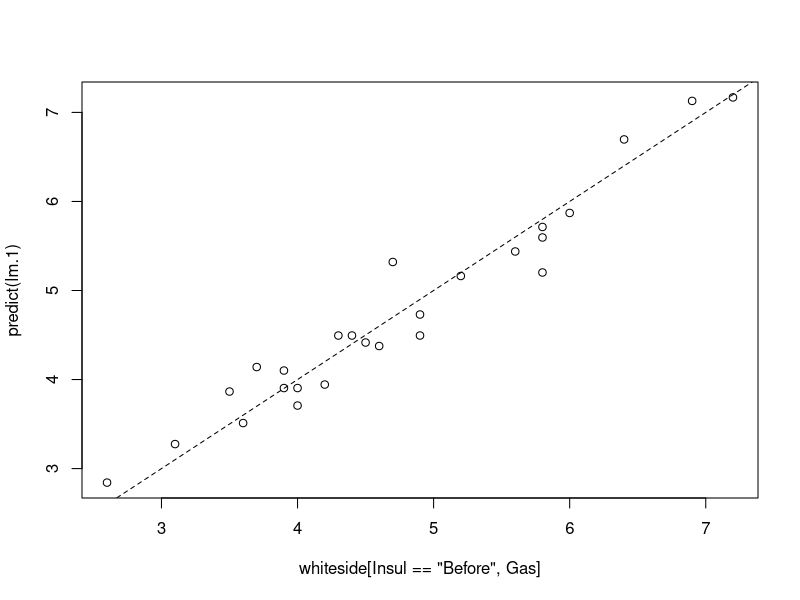
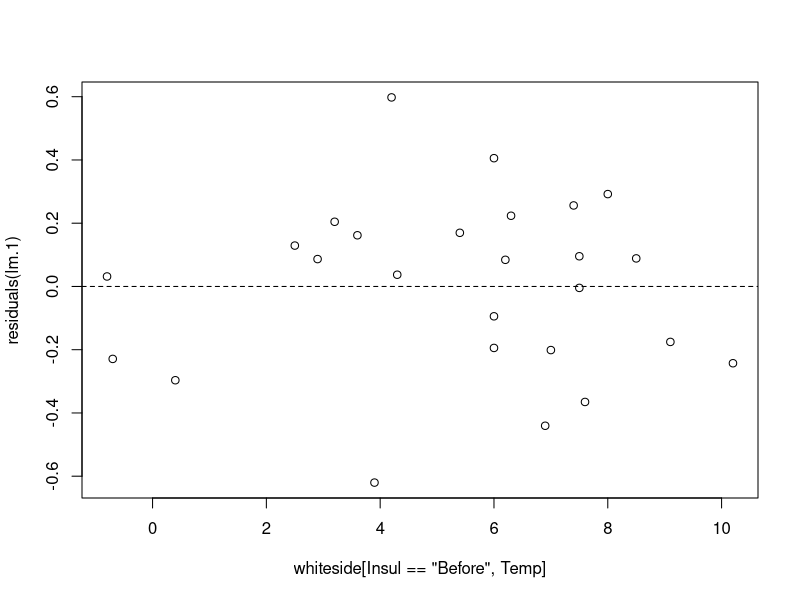
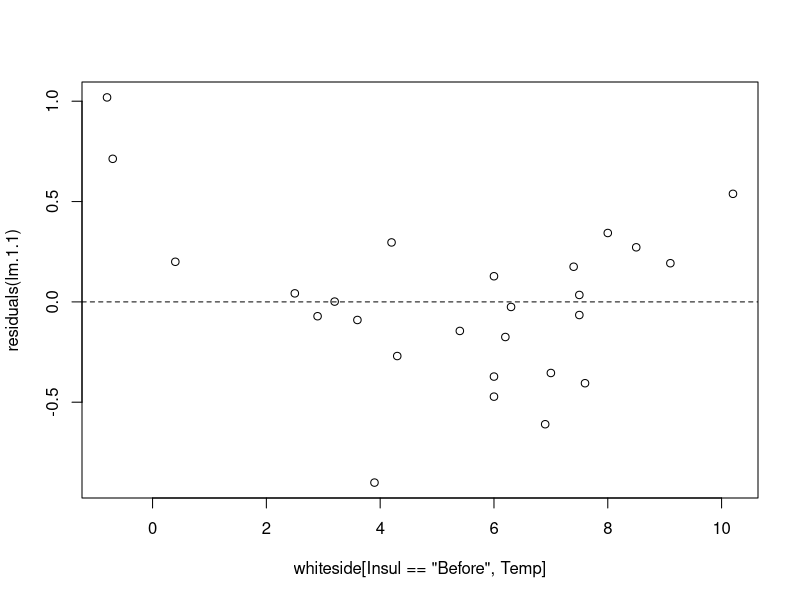
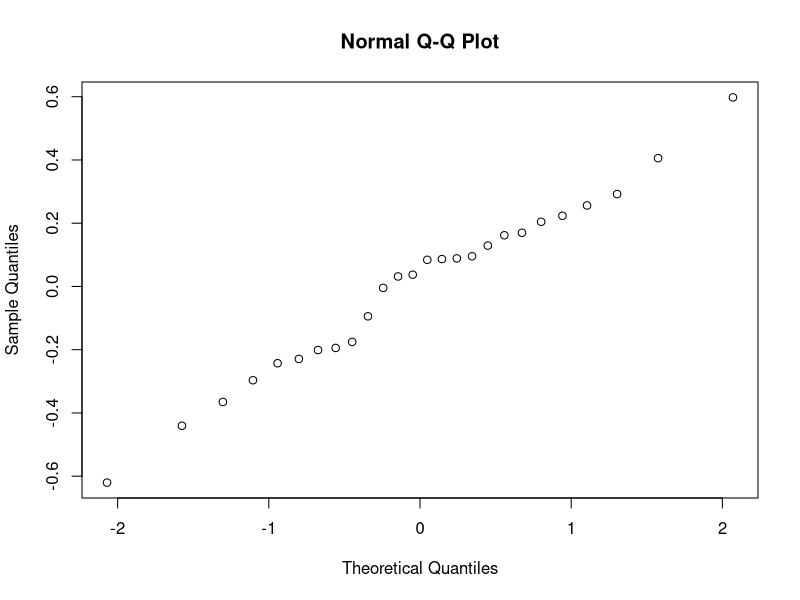
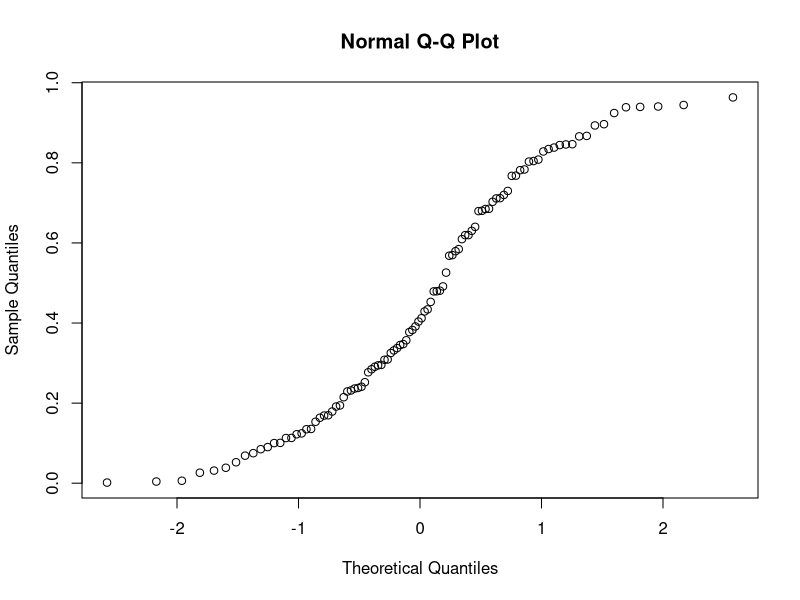
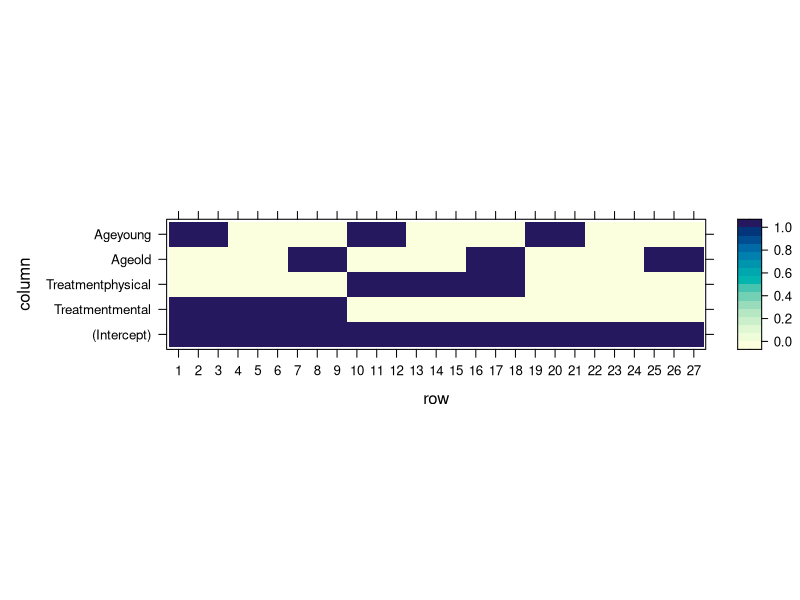

These charts were generated, in order, by the following R code:
## ---- chunk 1
library(MASS) # load the package
library(data.table) # for some data manipulations
data(whiteside) # load the data
head(whiteside) # inspect the data
## ---- chunk 2
library(data.table)
whiteside <- data.table(whiteside)
lm.1 <- lm(Gas~Temp, data=whiteside[Insul=='Before']) # OLS estimation 
## ---- chunk 3
class(lm.1)
## ---- chunk 4
str(lm.1)
## ---- chunk 5
coef(lm.1)
## ---- chunk 6
# Gas predictions (b0+b1*temperature) vs. actual Gas measurements, ideal slope should be 1.
plot(predict(lm.1)~whiteside[Insul=='Before',Gas])
# plots identity line (slope 1), lty=Line Type, 2 means dashed line.
abline(0,1, lty=2)
## ---- chunk 7
library(magrittr)
R2 <- function(y, y.hat){
  numerator <- (y-y.hat)^2 %>% sum
  denominator <- (y-mean(y))^2 %>% sum
  1-numerator/denominator
}
R2(y=whiteside[Insul=='Before',Gas], y.hat=predict(lm.1))
## ---- chunk 8
summary(lm.1)
## ---- chunk 9
plot(residuals(lm.1)~whiteside[Insul=='Before',Temp])
abline(0,0, lty=2)
## ---- chunk 10
lm.1.1 <- lm(Gas~I(Temp^2), data=whiteside[Insul=='Before',])
plot(residuals(lm.1.1)~whiteside[Insul=='Before',Temp]); abline(0,0, lty=2)
## ---- chunk 11
qqnorm(resid(lm.1))
## ---- chunk 12
qqnorm(runif(100))
## ---- chunk 13
summary.lm1 <- summary(lm.1)
coefs.lm1 <- summary.lm1$coefficients
coefs.lm1
## ---- chunk 14
coefs.lm1[2,1] + c(-2,2) * coefs.lm1[2,2]
## ---- chunk 15
head(swiss)
lm.5 <- lm(data=swiss, Fertility~Agriculture+Examination+Education+Education+Catholic+Infant.Mortality)
summary(lm.5)
## ---- chunk 16
lm.5 <- lm(data=swiss, Fertility~.)
summary(lm.5)
## ---- chunk 17
twoWay <- read.csv('data/dataset_anova_twoWay_comparisons.csv')
head(twoWay)
## ---- chunk 18
table(twoWay$Treatment, twoWay$Age)
## ---- chunk 19
lm.2 <- lm(StressReduction~.,data=twoWay)
summary(lm.2)
## ---- chunk 20
model.matrix(lm.2) %>% lattice::levelplot()
## ---- chunk 21
anova(lm.2)
## ---- chunk 22
lm.2.2 <- aov(StressReduction~.,data=twoWay)
class(lm.2.2)
summary(lm.2.2)
## ---- chunk 23
lm.3 <- lm(StressReduction~Treatment+Age+Treatment:Age-1,data=twoWay)
## ---- chunk 24
summary(lm.3)
## ---- chunk 25
anova(lm.2,lm.3, test='F')
## ---- chunk 26
coef(summary(lm.2))
## ---- chunk 27
library(multcomp)
my.contrast <- matrix(c(-1,0,1,0,0), nrow =  1)
lm.4 <- glht(lm.2, linfct=my.contrast)
summary(lm.4)
